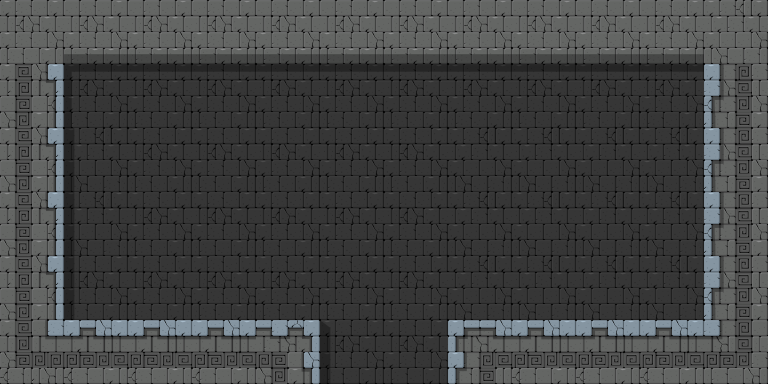

The image is a tile-based game level rendered from a .tmx file. Its description and source (layers, tilesets, objects; grid data summarised) follow:
An orthogonal 12x6 tile map with 64x64 px tiles, 4 tile layers (background, foreground, objects, mainlayer) and 5 objects.

<map version="1.0" orientation="orthogonal" width="12" height="6" tilewidth="64" tileheight="64">
 <properties>
  <property name="physicsGravityY" value="-9.81" />
  <property name="physicsSimulationSpeed" value="1.0" />
  <property name="restrictScrollingToMapBoundary" value="YES" />
 </properties>
 <tileset firstgid="1" name="Tileset_Geometry_16x16_256" tilewidth="64" tileheight="64">
  <image source="Tileset_64x64.png" width="512" height="576" />
 </tileset>
 <layer name="background" width="12" height="6">
  <data>[72 cells, 64 non-empty, 8 distinct tile ids]</data>
 </layer>
 <layer name="foreground" width="12" height="6">
  <data>[72 cells, 30 non-empty, 10 distinct tile ids]</data>
 </layer>
 <layer name="objects" width="12" height="6">
  <data>[72 cells, 0 non-empty, 0 distinct tile ids]</data>
 </layer>
 <layer name="mainlayer" width="12" height="6">
  <data>[72 cells, 0 non-empty, 0 distinct tile ids]</data>
 </layer>
 <objectgroup color="#5858a4" draworder="topdown" name="collisions" width="12" height="6">
  <object x="0" y="0" width="768" height="64" />
  <object x="704" y="64" width="64" height="256" />
  <object x="0" y="64" width="64" height="256" />
  <object x="0" y="320" width="320" height="64" />
  <object x="448" y="320" width="320" height="64" />
 </objectgroup>
 <objectgroup draworder="topdown" name="game objects" width="12" height="6" />
</map>
